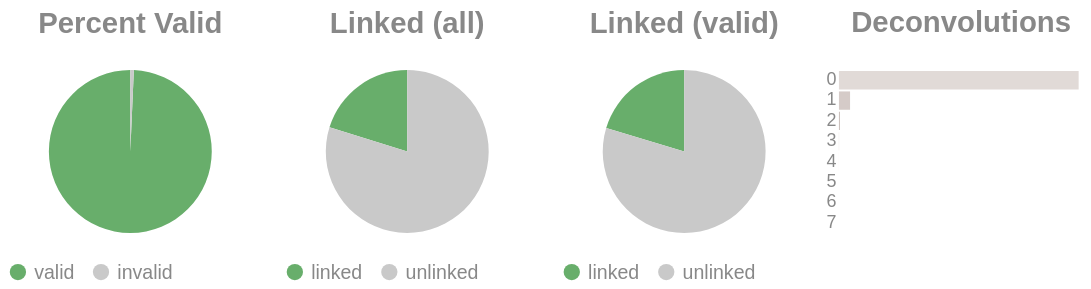

This figure's notebook cell:
### Code cell
if SKIPLR:
    pass
else:
    clash = Counter()
    for i in valids['molecule'].to_list():
        _mol = i.split("-")
        if len(_mol) == 1:
            clash.update('0')
        else:
            clash.update(_mol[-1])

    _d = {"deconvolutions": [], 'count': []}
    for k,v in clash.items():
        _d['deconvolutions'].append(k)
        _d['count'].append(v)

    tot_valid = valids['reads'].sum()
    mask = valids['reads'] >= 2
    n_linked_reads = valids.filter(mask)['reads'].sum()
    if n_linked_reads == 0:
        print_html("No linked molecules (>=2 reads) were detected; skipping linked-only distributions.")
        SKIPLR = True
    else:
        perc_valid = round(tot_valid / n_reads, 4)
        linked_perc_abs = round(n_linked_reads / n_reads, 4)
        linked_perc = round(n_linked_reads / tot_valid, 4)

    _valid = pl.DataFrame({"valids": ['valid', 'invalid'], "count": [tot_valid, n_reads - tot_valid]})
    _linked_abs = pl.DataFrame({"linked (absolute)": ['linked', 'unlinked'], "count": [n_linked_reads, n_reads - n_linked_reads]})
    _linked_rel = pl.DataFrame({"linked (valids)": ['linked', 'unlinked'], "count": [n_linked_reads, tot_valid - n_linked_reads]})

    (
        alt.hconcat(
            piechart(_valid, goodval = 'valid', title = "Percent Valid"),
            piechart(_linked_abs, goodval = "linked", title =  "Linked (all)"),
            piechart(_linked_rel, goodval = "linked", title =  "Linked (valid)"),
            convolutionbar(pl.DataFrame(_d), title = "Deconvolutions"),
            center = True,
            bounds = 'flush'
        )
        .resolve_scale(color='independent')
        .resolve_legend('independent')
        .properties(usermeta={'embedOptions': {"actions": False}})
    ).display()

### Figure 1 — Vega-Lite specification as saved in the notebook (floating-point values rounded to 4 significant figures)
{"width": "container", "height": 400, "config": {"title": {"anchor": "start", "dy": -15, "fontSize": 18, "color": "#888888", "subtitleColor": "#888888", "subtitleFontSize": 14}, "arc": {"fill": "#0072B2"}, "axis": {"domainColor": "#888888", "domainWidth": 0.5, "gridWidth": 0.2, "grid": false, "titleFontWeight": 400, "titleFontSize": 15, "labelFontSize": 11, "labelColor": "#888888", "tickColor": "#888888", "tickWidth": 0.2, "titleColor": "#888888"}, "axisBand": {"grid": false}, "axisX": {"grid": true, "tickSize": 10, "domainCap": "round"}, "axisY": {"domain": false, "grid": true, "tickSize": 0, "domainCap": "round"}, "background": "transparent", "header": {"labelFontSize": 15, "labelColor": "#888888", "titleFontSize": 15, "titleFontWeight": 600, "titleColor": "#888888"}, "legend": {"labelFont": "sans-serif", "labelFontSize": 12, "labelColor": "#888888", "symbolSize": 100, "symbolType": "circle", "titleFontSize": 12, "titlePadding": 10, "titleColor": "#888888", "title": null}, "range": {"category": ["#E69F00", "#56B4E9", "#009E73", "#F0E442", "#0072B2", "#D55E00", "#CC79A7", "#000000"], "diverging": ["#cfe8f3", "#a2d4ec", "#73bfe2", "#46abdb", "#1696d2", "#12719e"]}, "area": {"fill": "#0072B2", "fillOpacity": 0.7, "line": true, "strokeOpacity": 0.7}, "line": {"color": "#0072B2", "stroke": "#0072B2", "strokeWidth": 2}, "trail": {"color": "#0072B2", "stroke": "#0072B2", "strokeWidth": 0, "size": 1}, "point": {"filled": true, "fillOpacity": 1.0, "size": 95}, "text": {"color": "#888888", "fontSize": 11, "align": "right", "fontWeight": 400, "size": 11}, "bar": {"fill": "#0072B2", "stroke": null}, "view": {"stroke": null, "continuousWidth": 660, "continuousHeight": 400}}, "hconcat": [{"data": {"name": "data-1a91f7ea4d8ff36867a4ec517c901cb4"}, "mark": {"type": "arc"}, "encoding": {"color": {"field": "valids", "legend": {"orient": "bottom", "title": null}, "scale": {"domain": ["valid", "invalid"], "range": ["#68ae6b", "#C9C9C9"]}, "title": "Valids", "type": "nominal"}, "theta": {"field": "count", "type": "quantitative"}, "tooltip": [{"field": "valids", "title": "Valids", "type": "ordinal"}, {"field": "percent", "format": ".2%", "title": "Percent", "type": "quantitative"}, {"field": "count", "title": "Count", "type": "quantitative"}]}, "height": 100, "title": {"text": "Percent Valid", "align": "center", "anchor": "middle"}, "transform": [{"calculate": "datum.count / 6453115", "as": "percent"}], "width": 150}, {"data": {"name": "data-bd27787a79a7e252523aeeca7fe88766"}, "mark": {"type": "arc"}, "encoding": {"color": {"field": "linked (absolute)", "legend": {"orient": "bottom", "title": null}, "scale": {"domain": ["linked", "unlinked"], "range": ["#68ae6b", "#C9C9C9"]}, "title": "Linked (Absolute)", "type": "nominal"}, "theta": {"field": "count", "type": "quantitative"}, "tooltip": [{"field": "linked (absolute)", "title": "Linked (Absolute)", "type": "ordinal"}, {"field": "percent", "format": ".2%", "title": "Percent", "type": "quantitative"}, {"field": "count", "title": "Count", "type": "quantitative"}]}, "height": 100, "title": {"text": "Linked (all)", "align": "center", "anchor": "middle"}, "transform": [{"calculate": "datum.count / 6453115", "as": "percent"}], "width": 150}, {"data": {"name": "data-784bf3c422b540fa5e95e108d80ce2cf"}, "mark": {"type": "arc"}, "encoding": {"color": {"field": "linked (valids)", "legend": {"orient": "bottom", "title": null}, "scale": {"domain": ["linked", "unlinked"], "range": ["#68ae6b", "#C9C9C9"]}, "title": "Linked (Valids)", "type": "nominal"}, "theta": {"field": "count", "type": "quantitative"}, "tooltip": [{"field": "linked (valids)", "title": "Linked (Valids)", "type": "ordinal"}, {"field": "percent", "format": ".2%", "title": "Percent", "type": "quantitative"}, {"field": "count", "title": "Count", "type": "quantitative"}]}, "height": 100, "title": {"text": "Linked (valid)", "align": "center", "anchor": "middle"}, "transform": [{"calculate": "datum.count / 6408483", "as": "percent"}], "width": 150}, {"data": {"name": "data-e66d94f3604d66c64ccf0f2dc42c488f"}, "mark": {"type": "bar"}, "encoding": {"color": {"field": "deconvolutions", "legend": null, "scale": {"scheme": "lightgreyred"}, "type": "nominal"}, "tooltip": [{"field": "deconvolutions", "title": "Deconvolutions", "type": "ordinal"}, {"field": "percent", "format": ".2%", "title": "Percent", "type": "quantitative"}, {"field": "count", "title": "Count", "type": "quantitative"}], "x": {"axis": null, "field": "count", "type": "quantitative"}, "y": {"field": "deconvolutions", "sort": "ascending", "title": null, "type": "nominal"}}, "height": 100, "title": {"text": "Deconvolutions", "align": "center", "anchor": "middle"}, "transform": [{"calculate": "datum.count / 5671468", "as": "percent"}], "width": 150}], "bounds": "flush", "center": true, "resolve": {"legend": {"angle": "independent"}, "scale": {"color": "independent"}}, "usermeta": {"embedOptions": {"actions": false}}, "$schema": "https://vega.github.io/schema/vega-lite/v6.1.0.json", "datasets": {"data-1a91f7ea4d8ff36867a4ec517c901cb4": [{"valids": "valid", "count": 6408483}, {"valids": "invalid", "count": 44632}], "data-bd27787a79a7e252523aeeca7fe88766": [{"linked (absolute)": "linked", "count": 1303134}, {"linked (absolute)": "unlinked", "count": 5149981}], "data-784bf3c422b540fa5e95e108d80ce2cf": [{"linked (valids)": "linked", "count": 1303134}, {"linked (valids)": "unlinked", "count": 5105349}], "data-e66d94f3604d66c64ccf0f2dc42c488f": [{"deconvolutions": "0", "count": 5395599}, {"deconvolutions": "1", "count": 250620}, {"deconvolutions": "2", "count": 22249}, {"deconvolutions": "3", "count": 2607}, {"deconvolutions": "4", "count": 330}, {"deconvolutions": "5", "count": 50}, {"deconvolutions": "6", "count": 11}, {"deconvolutions": "7", "count": 2}]}}
